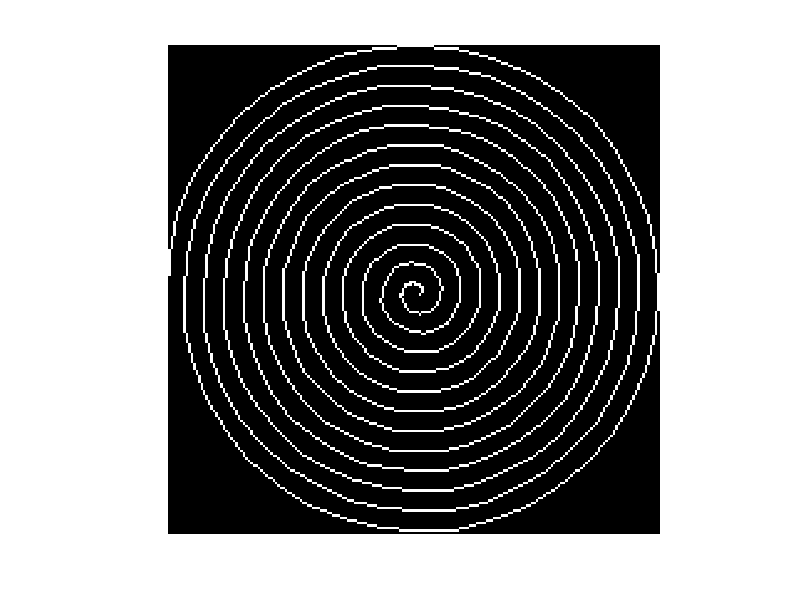
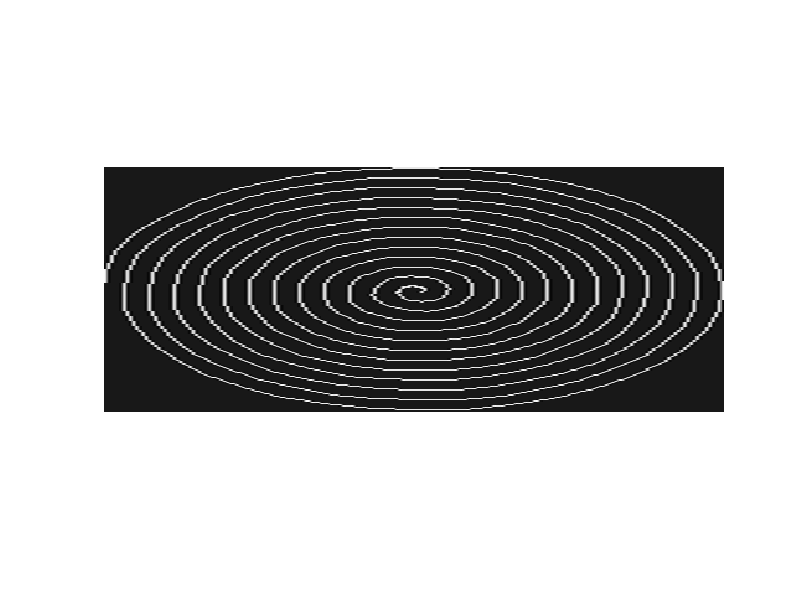
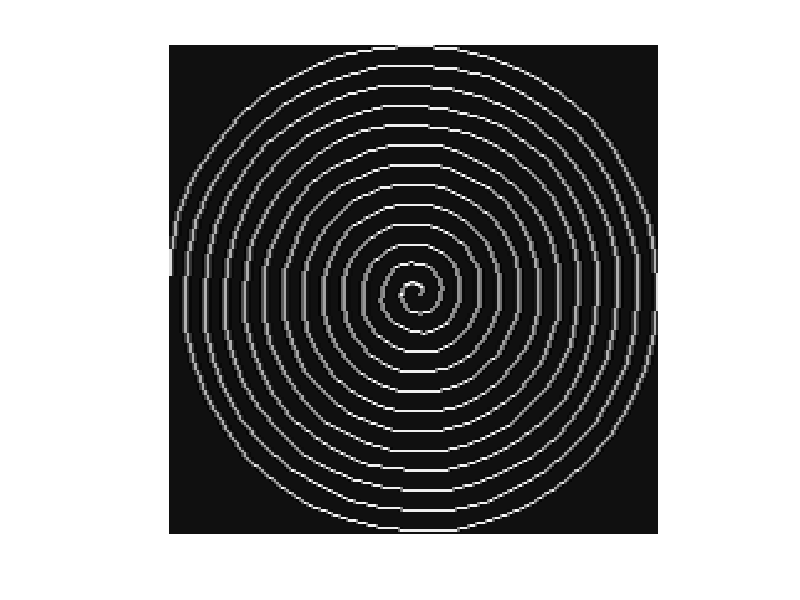

Here is the MATLAB script that generated these plots, in order:
A=[100,100
100,100
100,100
100,100
100,100
100,100
100,100
100,100
100,101
100,101
100,101
99,102
99,102
99,102
98,102
98,102
97,102
97,101
96,101
96,101
96,100
96,99
95,99
95,98
95,97
96,97
96,96
96,95
97,95
98,94
99,94
100,94
100,93
101,93
102,94
103,94
104,95
105,95
106,96
107,97
107,98
107,99
107,100
108,101
107,102
107,103
107,104
107,105
106,106
105,107
104,108
103,108
102,109
101,109
100,109
99,109
98,110
97,110
96,109
95,109
94,109
93,108
92,107
91,107
90,106
89,105
89,104
88,103
88,102
88,101
88,100
88,99
87,98
87,97
88,96
88,95
88,94
88,93
89,92
89,91
90,90
91,90
92,89
93,88
94,88
95,87
96,87
97,86
98,86
99,86
100,86
101,86
102,85
103,85
104,86
105,86
106,86
107,87
108,88
109,88
110,89
111,90
112,91
112,92
113,93
113,94
114,95
114,96
115,97
115,98
115,99
115,100
115,101
116,102
116,103
115,104
115,105
115,106
114,107
114,108
113,109
113,110
112,111
112,112
111,112
110,113
109,114
108,114
107,115
106,115
105,116
104,116
103,117
102,117
101,117
100,117
99,117
98,117
97,117
96,117
95,117
94,117
93,117
92,116
91,116
90,116
89,115
88,115
87,114
86,113
85,112
84,111
83,110
83,109
82,108
82,107
81,106
81,105
80,104
80,103
80,102
80,101
80,100
80,99
80,98
80,97
80,96
80,95
80,94
80,93
80,92
81,91
81,90
82,89
82,88
83,87
84,86
85,85
86,84
86,83
87,82
88,81
89,81
90,80
91,80
92,79
93,79
94,79
95,78
96,78
97,78
98,78
99,78
100,78
101,78
102,78
103,78
104,78
105,78
106,78
107,78
108,78
109,79
110,79
111,80
112,80
113,81
114,82
115,82
116,83
117,84
117,85
118,86
119,87
119,88
120,89
121,90
121,91
122,92
122,93
122,94
123,95
123,96
123,97
123,98
123,99
123,100
123,101
123,102
123,103
123,104
123,105
123,106
123,107
123,108
122,109
122,110
121,111
121,112
120,113
120,114
119,115
118,116
117,117
116,118
115,119
114,120
113,121
112,121
111,122
110,122
109,123
108,123
107,124
106,124
105,125
104,125
103,125
102,125
101,125
100,125
99,125
98,125
97,125
96,125
95,125
94,125
93,125
92,125
91,125
90,125
89,124
88,124
87,123
86,122
85,122
84,121
83,121
82,120
81,120
80,119
79,118
79,117
78,116
77,115
76,114
76,113
75,112
75,111
74,110
74,109
73,108
73,107
73,106
72,105
72,104
72,103
72,102
72,101
72,100
72,99
72,98
72,97
72,96
72,95
72,94
72,93
72,92
72,91
72,90
73,89
73,88
74,87
74,86
75,85
75,84
76,83
77,82
77,81
78,80
79,79
80,78
81,77
82,76
83,75
84,75
85,74
86,73
87,73
88,72
89,72
90,71
91,71
92,71
93,70
94,70
95,70
96,70
97,70
98,70
99,70
100,70
101,70
102,70
103,70
104,70
105,70
106,70
107,71
108,71
109,71
110,71
111,71
112,72
113,72
114,73
115,73
116,74
117,74
118,75
119,76
120,77
121,78
122,79
123,79
124,80
125,81
125,82
126,83
126,84
127,85
128,86
128,87
129,88
129,89
130,90
130,91
130,92
131,93
131,94
131,95
131,96
131,97
131,98
131,99
131,100
131,101
131,102
131,103
131,104
131,105
131,106
131,107
130,108
130,109
130,110
130,111
130,112
129,113
129,114
128,115
128,116
127,117
127,118
126,119
125,120
125,121
124,122
123,123
122,124
121,124
120,125
119,126
118,127
117,127
116,128
115,129
114,129
113,130
112,130
111,131
110,131
109,131
108,132
107,132
106,133
105,133
104,133
103,133
102,133
101,133
100,133
99,133
98,133
97,133
96,133
95,133
94,133
93,133
92,133
91,132
90,132
89,132
88,132
87,131
86,131
85,130
84,130
83,130
82,129
81,129
80,128
79,128
78,127
77,126
76,125
75,124
74,123
73,122
72,121
71,120
70,119
70,118
69,117
68,116
68,115
67,114
67,113
66,112
66,111
66,110
65,109
65,108
65,107
64,106
64,105
64,104
64,103
64,102
64,101
64,100
64,99
64,98
64,97
64,96
64,95
64,94
64,93
64,92
64,91
65,90
65,89
65,88
65,87
66,86
66,85
67,84
67,83
68,82
68,81
69,80
69,79
70,78
71,77
71,76
72,75
72,74
73,73
74,72
75,71
76,71
77,70
78,69
79,68
80,68
81,67
82,67
83,66
84,66
85,65
86,65
87,64
88,64
89,64
90,63
91,63
92,63
93,62
94,62
95,62
96,62
97,62
98,62
99,62
100,62
101,62
102,62
103,62
104,62
105,62
106,62
107,62
108,62
109,63
110,63
111,63
112,63
113,64
114,64
115,64
116,65
117,65
118,66
119,66
120,67
121,67
122,68
123,69
124,70
125,70
126,71
127,72
128,73
129,74
130,75
131,76
132,77
132,78
133,79
134,80
134,81
135,82
135,83
136,84
136,85
137,86
137,87
137,88
138,89
138,90
138,91
139,92
139,93
139,94
139,95
139,96
139,97
139,98
139,99
139,100
139,101
139,102
139,103
139,104
139,105
139,106
139,107
139,108
139,109
138,110
138,111
138,112
138,113
137,114
137,115
137,116
136,117
136,118
135,119
135,120
134,121
134,122
133,123
132,124
131,125
130,126
129,127
128,128
127,129
126,130
126,131
125,132
124,133
123,133
122,134
121,134
120,135
119,135
118,136
117,136
116,137
115,137
114,138
113,138
112,139
111,139
110,140
109,140
108,140
107,141
106,141
105,141
104,141
103,141
102,141
101,141
100,141
99,141
98,141
97,141
96,141
95,141
94,141
93,141
92,141
91,141
90,141
89,140
88,140
87,140
86,140
85,140
84,139
83,139
82,138
81,138
80,137
79,137
78,136
77,136
76,135
75,135
74,134
73,133
72,132
71,132
70,131
69,130
68,129
67,128
67,127
66,126
65,125
64,124
64,123
63,122
62,121
62,120
61,119
61,118
60,117
60,116
59,115
59,114
58,113
58,112
57,111
57,110
57,109
57,108
56,107
56,106
56,105
56,104
56,103
56,102
56,101
56,100
56,99
56,98
56,97
56,96
56,95
56,94
56,93
56,92
56,91
56,90
57,89
57,88
57,87
57,86
57,85
58,84
58,83
59,82
59,81
60,80
60,79
60,78
61,77
61,76
62,75
62,74
63,73
64,72
65,71
66,70
67,69
68,68
69,67
70,66
71,65
72,64
73,63
74,62
75,62
76,61
77,60
78,60
79,59
80,59
81,58
82,58
83,57
84,57
85,56
86,56
87,55
88,55
89,55
90,55
91,54
92,54
93,54
94,54
95,54
96,54
97,54
98,54
99,54
100,54
101,54
102,54
103,54
104,54
105,54
106,54
107,54
108,54
109,54
110,54
111,55
112,55
113,55
114,55
115,55
116,56
117,56
118,57
119,57
120,58
121,58
122,59
123,59
124,60
125,61
126,61
127,62
128,63
129,63
130,64
131,65
132,65
133,66
134,67
135,68
135,69
136,70
137,71
138,72
139,73
139,74
140,75
141,76
141,77
142,78
142,79
143,80
143,81
144,82
144,83
145,84
145,85
145,86
146,87
146,88
146,89
146,90
147,91
147,92
147,93
147,94
147,95
147,96
147,97
147,98
147,99
147,100
147,101
147,102
147,103
147,104
147,105
147,106
147,107
147,108
147,109
147,110
146,111
146,112
146,113
146,114
146,115
145,116
145,117
145,118
144,119
144,120
143,121
143,122
142,123
142,124
141,125
140,126
140,127
139,128
138,129
137,130
137,131
136,132
135,133
134,134
133,135
132,136
131,136
130,137
129,138
128,139
127,140
126,141
125,141
124,142
123,143
122,144
121,144
120,145
119,145
118,146
117,146
116,147
115,147
114,147
113,147
112,148
111,148
110,148
109,148
108,149
107,149
106,149
105,149
104,149
103,149
102,149
101,149
100,149
99,149
98,149
97,149
96,149
95,149
94,149
93,149
92,149
91,149
90,149
89,148
88,148
87,148
86,148
85,147
84,147
83,147
82,146
81,146
80,146
79,146
78,145
77,145
76,144
75,144
74,143
73,143
72,142
71,142
70,141
69,140
68,140
67,139
66,138
65,137
64,137
63,136
62,135
61,134
61,133
60,132
59,131
58,130
57,129
57,128
56,127
56,126
55,125
55,124
54,123
54,122
53,121
53,120
52,119
52,118
51,117
51,116
50,115
50,114
49,113
49,112
49,111
49,110
48,109
48,108
48,107
48,106
48,105
48,104
48,103
48,102
48,101
48,100
48,99
48,98
48,97
48,96
48,95
48,94
48,93
48,92
48,91
48,90
48,89
49,88
49,87
49,86
49,85
50,84
50,83
50,82
51,81
51,80
52,79
52,78
53,77
53,76
53,75
54,74
54,73
55,72
55,71
56,70
56,69
57,68
58,67
59,66
59,65
60,64
61,63
62,62
63,61
64,60
65,59
66,58
67,57
68,56
69,55
70,55
71,54
72,54
73,53
74,53
75,52
76,52
77,51
78,51
79,51
80,50
81,50
82,49
83,49
84,49
85,48
86,48
87,48
88,47
89,47
90,46
91,46
92,46
93,46
94,46
95,46
96,46
97,46
98,46
99,46
100,46
101,46
102,46
103,46
104,46
105,46
106,46
107,46
108,46
109,46
110,46
111,47
112,47
113,47
114,47
115,48
116,48
117,48
118,49
119,49
120,49
121,50
122,50
123,51
124,51
125,51
126,52
127,52
128,53
129,53
130,54
131,54
132,55
133,56
134,57
135,58
136,59
137,60
138,61
139,62
140,63
141,64
142,65
143,66
144,67
145,68
145,69
146,70
147,71
148,72
148,73
149,74
149,75
150,76
150,77
150,78
151,79
151,80
152,81
152,82
152,83
153,84
153,85
153,86
154,87
154,88
154,89
155,90
155,91
155,92
155,93
155,94
155,95
155,96
155,97
155,98
155,99
155,100
155,101
155,102
155,103
155,104
155,105
155,106
155,107
155,108
155,109
155,110
154,111
154,112
154,113
154,114
153,115
153,116
153,117
153,118
152,119
152,120
152,121
151,122
151,123
150,124
150,125
149,126
149,127
148,128
148,129
147,130
146,131
146,132
145,133
144,134
144,135
143,136
142,137
141,138
141,139
140,140
139,141
138,142
137,143
136,143
135,144
134,145
133,146
132,147
131,147
130,148
129,149
128,150
127,150
126,151
125,151
124,152
123,152
122,152
121,153
120,153
119,153
118,154
117,154
116,154
115,155
114,155
113,155
112,156
111,156
110,157
109,157
108,157
107,157
106,157
105,157
104,157
103,157
102,157
101,157
100,157
99,157
98,157
97,157
96,157
95,157
94,157
93,157
92,157
91,157
90,157
89,157
88,157
87,156
86,156
85,156
84,156
83,155
82,155
81,155
80,155
79,154
78,154
77,154
76,153
75,153
74,152
73,152
72,151
71,151
70,150
69,150
68,149
67,148
66,148
65,147
64,146
63,145
62,144
61,144
60,143
59,142
58,141
57,140
56,139
55,138
55,137
54,136
53,135
52,134
51,133
51,132
50,131
50,130
49,129
48,128
48,127
47,126
47,125
46,124
46,123
45,122
45,121
44,120
44,119
43,118
43,117
42,116
42,115
42,114
41,113
41,112
41,111
40,110
40,109
40,108
40,107
40,106
40,105
40,104
40,103
40,102
40,101
40,100
40,99
40,98
40,97
40,96
40,95
40,94
40,93
40,92
40,91
40,90
40,89
40,88
41,87
41,86
41,85
41,84
42,83
42,82
42,81
42,80
43,79
43,78
44,77
44,76
45,75
45,74
46,73
46,72
46,71
47,70
47,69
48,68
48,67
49,66
49,65
50,64
51,63
51,62
52,61
53,60
54,59
54,58
55,57
56,56
57,55
58,55
59,54
60,53
61,52
62,52
63,51
64,50
65,49
66,49
67,48
68,48
69,47
70,46
71,46
72,45
73,45
74,44
75,44
76,43
77,43
78,42
79,42
80,41
81,41
82,40
83,40
84,40
85,40
86,39
87,39
88,39
89,38
90,38
91,38
92,38
93,38
94,38
95,38
96,38
97,38
98,38
99,38
100,38
101,38
102,38
103,38
104,38
105,38
106,38
107,38
108,38
109,38
110,38
111,38
112,39
113,39
114,39
115,39
116,39
117,40
118,40
119,40
120,40
121,41
122,41
123,42
124,42
125,43
126,43
127,44
128,44
129,45
130,45
131,46
132,46
133,47
134,48
135,48
136,49
137,50
138,50
139,51
140,52
141,53
142,53
143,54
144,55
145,56
146,57
147,58
148,59
149,60
150,61
151,62
152,63
152,64
153,65
153,66
154,67
154,68
155,69
155,70
156,71
156,72
157,73
157,74
158,75
158,76
159,77
159,78
160,79
160,80
160,81
161,82
161,83
161,84
161,85
162,86
162,87
162,88
163,89
163,90
163,91
163,92
163,93
163,94
163,95
163,96
163,97
163,98
163,99
163,100
163,101
163,102
163,103
163,104
163,105
163,106
163,107
163,108
163,109
163,110
163,111
163,112
162,113
162,114
162,115
162,116
161,117
161,118
161,119
161,120
160,121
160,122
159,123
159,124
159,125
158,126
158,127
157,128
157,129
156,130
156,131
155,132
155,133
154,134
154,135
153,136
153,137
152,138
151,139
150,140
149,141
148,142
147,143
146,144
145,145
144,146
143,147
142,148
141,149
140,150
139,151
138,152
137,153
136,153
135,154
134,155
133,155
132,156
131,157
130,157
129,158
128,158
127,159
126,159
125,160
124,160
123,161
122,161
121,162
120,162
119,162
118,162
117,163
116,163
115,163
114,163
113,163
112,164
111,164
110,164
109,164
108,164
107,164
106,164
105,164
104,165
103,165
102,165
101,165
100,165
99,165
98,165
97,165
96,165
95,165
94,165
93,165
92,165
91,165
90,165
89,165
88,165
87,165
86,164
85,164
84,164
83,164
82,164
81,163
80,163
79,163
78,163
77,162
76,162
75,161
74,161
73,161
72,160
71,160
70,159
69,159
68,158
67,158
66,157
65,157
64,156
63,156
62,155
61,155
60,154
59,153
58,152
57,151
56,151
55,150
54,149
53,148
52,147
51,146
50,145
49,144
49,143
48,142
47,141
46,140
45,139
44,138
44,137
43,136
42,135
42,134
41,133
40,132
40,131
39,130
39,129
38,128
38,127
37,126
37,125
37,124
36,123
36,122
35,121
35,120
35,119
35,118
34,117
34,116
34,115
34,114
34,113
33,112
33,111
33,110
33,109
33,108
33,107
33,106
33,105
32,104
32,103
32,102
32,101
32,100
32,99
32,98
32,97
32,96
32,95
32,94
32,93
32,92
32,91
32,90
32,89
32,88
32,87
33,86
33,85
33,84
33,83
33,82
33,81
34,80
34,79
34,78
34,77
35,76
35,75
36,74
36,73
36,72
37,71
37,70
38,69
38,68
39,67
39,66
40,65
41,64
41,63
42,62
43,61
43,60
44,59
45,58
46,57
47,56
47,55
48,54
49,53
50,52
51,51
52,50
53,49
54,48
55,48
56,47
57,46
58,45
59,44
60,43
61,43
62,42
63,41
64,41
65,40
66,39
67,39
68,38
69,38
70,37
71,37
72,36
73,36
74,35
75,35
76,34
77,34
78,33
79,33
80,33
81,32
82,32
83,32
84,32
85,32
86,32
87,31
88,31
89,31
90,31
91,31
92,31
93,31
94,31
95,30
96,30
97,30
98,30
99,30
100,30
101,30
102,30
103,30
104,30
105,30
106,30
107,30
108,30
109,30
110,30
111,30
112,31
113,31
114,31
115,31
116,32
117,32
118,32
119,32
120,33
121,33
122,33
123,34
124,34
125,34
126,35
127,35
128,36
129,36
130,36
131,37
132,37
133,38
134,38
135,39
136,39
137,40
138,40
139,41
140,41
141,42
142,43
143,44
144,44
145,45
146,46
147,47
148,47
149,48
150,49
151,50
152,51
152,52
153,53
154,54
155,55
155,56
156,57
157,58
158,59
158,60
159,61
160,62
160,63
161,64
162,65
162,66
163,67
163,68
164,69
164,70
165,71
165,72
166,73
166,74
167,75
167,76
168,77
168,78
168,79
169,80
169,81
169,82
169,83
169,84
169,85
170,86
170,87
170,88
170,89
170,90
170,91
170,92
170,93
170,94
171,95
171,96
171,97
171,98
171,99
171,100
171,101
171,102
171,103
171,104
171,105
171,106
171,107
171,108
171,109
171,110
171,111
171,112
170,113
170,114
170,115
170,116
169,117
169,118
169,119
169,120
168,121
168,122
168,123
167,124
167,125
166,126
166,127
166,128
165,129
165,130
164,131
164,132
163,133
163,134
162,135
162,136
161,137
160,138
160,139
159,140
159,141
158,142
157,143
156,144
156,145
155,146
154,147
153,148
153,149
152,150
151,151
150,152
149,153
148,154
147,155
146,156
145,157
144,158
143,159
142,160
141,160
140,161
139,161
138,162
137,163
136,163
135,164
134,164
133,165
132,165
131,166
130,166
129,166
128,167
127,167
126,168
125,168
124,168
123,169
122,169
121,169
120,170
119,170
118,170
117,170
116,171
115,171
114,171
113,171
112,172
111,172
110,172
109,172
108,172
107,172
106,172
105,172
104,173
103,173
102,173
101,173
100,173
99,173
98,173
97,173
96,173
95,173
94,173
93,173
92,173
91,173
90,173
89,173
88,173
87,173
86,172
85,172
84,172
83,172
82,171
81,171
80,171
79,171
78,170
77,170
76,170
75,169
74,169
73,169
72,168
71,168
70,167
69,167
68,167
67,166
66,166
65,165
64,165
63,164
62,164
61,163
60,162
59,162
58,161
57,161
56,160
55,159
54,159
53,158
52,157
51,157
50,156
49,155
48,154
47,154
46,153
45,152
44,151
44,150
43,149
42,148
41,147
41,146
40,145
39,144
38,143
38,142
37,141
36,140
36,139
35,138
34,137
33,136
33,135
32,134
32,133
31,132
31,131
31,130
30,129
30,128
29,127
29,126
29,125
28,124
28,123
28,122
28,121
27,120
27,119
27,118
27,117
26,116
26,115
26,114
26,113
25,112
25,111
25,110
25,109
25,108
25,107
25,106
25,105
24,104
24,103
24,102
24,101
24,100
24,99
24,98
24,97
24,96
24,95
24,94
24,93
24,92
24,91
24,90
24,89
24,88
24,87
24,86
25,85
25,84
25,83
25,82
26,81
26,80
26,79
26,78
27,77
27,76
27,75
28,74
28,73
28,72
29,71
29,70
30,69
30,68
30,67
31,66
31,65
32,64
32,63
33,62
33,61
34,60
34,59
35,58
35,57
36,56
36,55
37,54
38,53
39,52
40,51
41,50
41,49
42,48
43,47
44,46
45,45
46,44
47,43
48,42
49,41
50,41
51,40
52,39
53,38
54,37
55,36
56,36
57,35
58,35
59,34
60,33
61,33
62,32
63,32
64,31
65,31
66,30
67,30
68,29
69,29
70,29
71,28
72,28
73,27
74,27
75,26
76,26
77,26
78,25
79,25
80,25
81,25
82,24
83,24
84,24
85,24
86,23
87,23
88,23
89,23
90,23
91,23
92,23
93,23
94,22
95,22
96,22
97,22
98,22
99,22
100,22
101,22
102,22
103,22
104,22
105,22
106,22
107,22
108,22
109,22
110,22
111,22
112,22
113,22
114,22
115,23
116,23
117,23
118,23
119,24
120,24
121,24
122,24
123,25
124,25
125,25
126,26
127,26
128,26
129,27
130,27
131,28
132,28
133,28
134,29
135,29
136,30
137,30
138,31
139,32
140,32
141,33
142,33
143,34
144,35
145,35
146,36
147,37
148,38
149,39
150,40
151,40
152,41
153,42
154,43
155,44
156,45
157,46
158,47
159,48
160,49
161,50
162,51
163,52
164,53
165,54
165,55
166,56
166,57
167,58
168,59
168,60
169,61
169,62
170,63
170,64
171,65
171,66
172,67
172,68
172,69
173,70
173,71
174,72
174,73
175,74
175,75
175,76
175,77
176,78
176,79
176,80
176,81
177,82
177,83
177,84
177,85
178,86
178,87
178,88
178,89
178,90
178,91
178,92
178,93
179,94
179,95
179,96
179,97
179,98
179,99
179,100
179,101
179,102
179,103
179,104
179,105
179,106
179,107
179,108
179,109
179,110
179,111
179,112
179,113
179,114
178,115
178,116
178,117
178,118
177,119
177,120
177,121
177,122
176,123
176,124
176,125
175,126
175,127
174,128
174,129
174,130
173,131
173,132
172,133
172,134
171,135
171,136
170,137
170,138
169,139
169,140
168,141
168,142
167,143
167,144
166,145
166,146
165,147
164,148
163,149
163,150
162,151
161,152
160,153
159,154
159,155
158,156
157,157
156,158
155,159
154,159
153,160
152,161
151,162
150,163
149,163
148,164
147,165
146,166
145,166
144,167
143,168
142,168
141,169
140,169
139,170
138,171
137,171
136,172
135,172
134,173
133,173
132,174
131,174
130,175
129,175
128,176
127,176
126,177
125,177
124,177
123,177
122,178
121,178
120,178
119,178
118,179
117,179
116,179
115,179
114,180
113,180
112,180
111,180
110,180
109,180
108,180
107,180
106,180
105,181
104,181
103,181
102,181
101,181
100,181
99,181
98,181
97,181
96,181
95,181
94,181
93,181
92,181
91,181
90,181
89,181
88,181
87,181
86,181
85,181
84,180
83,180
82,180
81,180
80,179
79,179
78,179
77,179
76,178
75,178
74,178
73,178
72,177
71,177
70,176
69,176
68,176
67,175
66,175
65,174
64,174
63,173
62,173
61,172
60,172
59,171
58,170
57,170
56,169
55,169
54,168
53,167
52,167
51,166
50,165
49,164
48,164
47,163
46,162
45,161
44,160
43,160
42,159
41,158
40,157
39,156
38,155
37,154
37,153
36,152
35,151
34,150
33,149
32,148
31,147
31,146
30,145
29,144
29,143
28,142
28,141
27,140
26,139
26,138
25,137
25,136
24,135
24,134
23,133
23,132
23,131
22,130
22,129
21,128
21,127
20,126
20,125
20,124
20,123
19,122
19,121
19,120
19,119
18,118
18,117
18,116
18,115
17,114
17,113
17,112
17,111
17,110
17,109
17,108
17,107
17,106
16,105
16,104
16,103
16,102
16,101
16,100
16,99
16,98
16,97
16,96
16,95
16,94
16,93
16,92
16,91
16,90
16,89
16,88
16,87
16,86
16,85
16,84
17,83
17,82
17,81
17,80
18,79
18,78
18,77
18,76
19,75
19,74
19,73
19,72
20,71
20,70
21,69
21,68
21,67
22,66
22,65
23,64
23,63
24,62
24,61
25,60
25,59
26,58
27,57
27,56
28,55
28,54
29,53
30,52
30,51
31,50
32,49
32,48
33,47
34,46
35,45
35,44
36,43
37,42
38,41
38,40
39,39
40,38
41,37
42,37
43,36
44,35
45,34
46,33
47,33
48,32
49,31
50,30
51,30
52,29
53,28
54,28
55,27
56,26
57,26
58,25
59,24
60,24
61,23
62,23
63,22
64,22
65,21
66,21
67,21
68,20
69,20
70,19
71,19
72,18
73,18
74,18
75,18
76,17
77,17
78,17
79,17
80,16
81,16
82,16
83,16
84,15
85,15
86,15
87,15
88,15
89,15
90,15
91,15
92,15
93,15
94,14
95,14
96,14
97,14
98,14
99,14
100,14
101,14
102,14
103,14
104,14
105,14
106,14
107,14
108,14
109,14
110,14
111,14
112,14
113,14
114,14
115,14
116,15
117,15
118,15
119,15
120,16
121,16
122,16
123,16
124,17
125,17
126,17
127,17
128,18
129,18
130,19
131,19
132,19
133,20
134,20
135,20
136,21
137,21
138,22
139,22
140,23
141,23
142,24
143,24
144,25
145,25
146,26
147,27
148,27
149,28
150,28
151,29
152,30
153,31
154,32
155,33
156,33
157,34
158,35
159,36
160,37
161,38
162,39
163,40
164,41
165,42
165,43
166,44
167,45
168,46
169,47
170,48
171,49
171,50
172,51
172,52
173,53
173,54
174,55
175,56
175,57
176,58
176,59
177,60
177,61
178,62
178,63
179,64
179,65
180,66
180,67
181,68
181,69
182,70
182,71
183,72
183,73
183,74
184,75
184,76
184,77
184,78
184,79
185,80
185,81
185,82
185,83
186,84
186,85
186,86
186,87
186,88
186,89
186,90
186,91
186,92
186,93
187,94
187,95
187,96
187,97
187,98
187,99
187,100
187,101
187,102
187,103
187,104
187,105
187,106
187,107
187,108
187,109
187,110
187,111
187,112
187,113
187,114
187,115
186,116
186,117
186,118
186,119
186,120
185,121
185,122
185,123
185,124
184,125
184,126
184,127
184,128
183,129
183,130
182,131
182,132
181,133
181,134
180,135
180,136
179,137
179,138
178,139
178,140
177,141
177,142
176,143
176,144
175,145
175,146
174,147
173,148
173,149
172,150
172,151
171,152
170,153
169,154
168,155
167,156
167,157
166,158
165,159
164,160
163,161
162,162
161,163
160,164
159,165
158,166
157,167
156,168
155,169
154,170
153,171
152,172
151,173
150,173
149,174
148,174
147,175
146,175
145,176
144,177
143,177
142,178
141,178
140,179
139,179
138,180
137,180
136,181
135,181
134,182
133,182
132,183
131,183
130,184
129,184
128,185
127,185
126,185
125,185
124,186
123,186
122,186
121,186
120,187
119,187
118,187
117,187
116,188
115,188
114,188
113,188
112,188
111,188
110,188
109,188
108,188
107,188
106,189
105,189
104,189
103,189
102,189
101,189
100,189
99,189
98,189
97,189
96,189
95,189
94,189
93,189
92,189
91,189
90,189
89,189
88,189
87,189
86,189
85,189
84,189
83,188
82,188
81,188
80,187
79,187
78,187
77,187
76,186
75,186
74,186
73,185
72,185
71,185
70,184
69,184
68,184
67,183
66,183
65,183
64,182
63,182
62,181
61,181
60,181
59,180
58,180
57,179
56,179
55,178
54,178
53,177
52,177
51,176
50,175
49,175
48,174
47,174
46,173
45,172
44,171
43,171
42,170
41,169
40,168
39,167
38,166
37,166
36,165
35,164
34,163
33,162
33,161
32,160
31,159
30,158
29,157
28,156
28,155
27,154
26,153
25,152
25,151
24,150
23,149
23,148
22,147
21,146
21,145
20,144
19,143
19,142
18,141
18,140
17,139
17,138
16,137
16,136
15,135
15,134
14,133
14,132
13,131
13,130
12,129
12,128
12,127
12,126
11,125
11,124
11,123
11,122
11,121
10,120
10,119
10,118
10,117
9,116
9,115
9,114
9,113
9,112
9,111
9,110
9,109
9,108
9,107
8,106
8,105
8,104
8,103
8,102
8,101
8,100
8,99
8,98
8,97
8,96
8,95
8,94
8,93
8,92
8,91
8,90
8,89
8,88
8,87
8,86
8,85
8,84
9,83
9,82
9,81
9,80
10,79
10,78
10,77
11,76
11,75
11,74
11,73
12,72
12,71
12,70
13,69
13,68
13,67
14,66
14,65
14,64
15,63
15,62
16,61
16,60
16,59
17,58
17,57
18,56
18,55
19,54
19,53
20,52
20,51
21,50
22,49
22,48
23,47
23,46
24,45
25,44
26,43
27,42
28,41
29,40
29,39
30,38
31,37
32,36
33,35
34,34
35,33
36,32
37,31
38,30
39,29
40,29
41,28
42,27
43,26
44,25
45,24
46,23
47,23
48,22
49,21
50,21
51,20
52,19
53,19
54,18
55,17
56,17
57,16
58,16
59,15
60,15
61,14
62,14
63,13
64,13
65,13
66,12
67,12
68,11
69,11
70,10
71,10
72,10
73,10
74,9
75,9
76,9
77,9
78,9
79,8
80,8
81,8
82,8
83,7
84,7
85,7
86,7
87,7
88,7
89,7
90,7
91,7
92,7
93,6
94,6
95,6
96,6
97,6
98,6
99,6
100,6
101,6
102,6
103,6
104,6
105,6
106,6
107,6
108,6
109,6
110,6
111,6
112,6
113,6
114,6
115,6
116,7
117,7
118,7
119,7
120,8
121,8
122,8
123,8
124,9
125,9
126,9
127,9
128,10
129,10
130,10
131,11
132,11
133,12
134,12
135,12
136,13
137,13
138,13
139,14
140,14
141,15
142,15
143,16
144,16
145,17
146,17
147,18
148,19
149,19
150,20
151,21
152,21
153,22
154,22
155,23
156,24
157,24
158,25
159,26
160,27
161,27
162,28
163,29
164,30
165,30
166,31
167,32
168,33
169,34
169,35
170,36
171,37
172,38
173,39
174,40
174,41
175,42
176,43
177,44
178,45
178,46
179,47
180,48
180,49
181,50
182,51
182,52
183,53
184,54
184,55
185,56
185,57
186,58
186,59
186,60
187,61
187,62
187,63
188,64
188,65
189,66
189,67
189,68
190,69
190,70
190,71
191,72
191,73
191,74
191,75
192,76
192,77
192,78
192,79
193,80
193,81
193,82
193,83
194,84
194,85
194,86
194,87
194,88
194,89
194,90
194,91
194,92
195,93
195,94
195,95
195,96
195,97
195,98
195,99
195,100
195,101
195,102
195,103
195,104
195,105
195,106
195,107
195,108
195,109
195,110
195,111
195,112
195,113
195,114
195,115
195,116
194,117
194,118
194,119
194,120
193,121
193,122
193,123
192,124
192,125
192,126
192,127
191,128
191,129
191,130
190,131
190,132
190,133
189,134
189,135
189,136
188,137
188,138
187,139
187,140
187,141
186,142
186,143
185,144
185,145
184,146
184,147
183,148
182,149
182,150
181,151
180,152
180,153
179,154
179,155
178,156
177,157
176,158
176,159
175,160
174,161
173,162
172,163
171,164
171,165
170,166
169,167
168,168
167,169
166,170
165,171
164,172
163,173
162,173
161,174
160,175
159,176
158,177
157,178
156,179
155,179
154,180
153,180
152,181
151,182
150,182
149,183
148,184
147,184
146,185
145,185
144,186
143,186
142,187
141,187
140,188
139,188
138,189
137,189
136,189
135,190
134,190
133,191
132,191
131,192
130,192
129,192
128,193
127,193
126,193
125,193
124,194
123,194
122,194
121,194
120,195
119,195
118,195
117,195
116,196
115,196
114,196
113,196
112,196
111,196
110,196
109,196
108,196
107,196
106,197
105,197
104,197
103,197
102,197
101,197
100,197
99,197
98,197
97,197
96,197
95,197
94,197
93,197
92,197
91,196
90,196
89,196
88,196
87,196
86,196
85,196
84,196
83,196
82,196
81,195
80,195
79,195
78,195
77,195
76,194
75,194
74,194
73,194
72,194
71,193
70,193
69,193
68,193
67,192
66,192
65,191
64,191
63,190
62,190
61,190
60,189
59,189
58,188
57,188
56,187
55,187
54,186
53,186
52,185
51,185
50,184
49,184
48,183
47,182
46,182
45,181
44,181
43,180
42,180
41,179
40,178
39,178
38,177
37,176
36,175
35,175
34,174
33,173
32,172
31,172
30,171
29,170
28,169
27,168
27,167
26,166
25,165
24,164
23,163
22,162
22,161
21,160
20,159
19,158
18,157
18,156
17,155
17,154
16,153
15,152
15,151
14,150
13,149
13,148
12,147
12,146
11,145
11,144
10,143
10,142
9,141
9,140
9,139
8,138
8,137
7,136
7,135
7,134
6,133
6,132
5,131
5,130
5,129
4,128
4,127
4,126
4,125
3,124
3,123
3,122
3,121
2,120
2,119
2,118
2,117
1,116
1,115
1,114
1,113
1,112
1,111
1,110
1,109
1,108
1,107
0,106
0,105
0,104
0,103
0,102
0,101
0,100
0,99
0,98
0,97
0,96
0,95
0,94
0,93
0,92
1,91
1,90
1,89
1,88
1,87
1,86
1,85
1,84
1,83
1,82
2,81
2,80
2,79
2,78
2,77
2,76
3,75
3,74
3,73
3,72
3,71
4,70
4,69
4,68
4,67
5,66
5,65
6,64
6,63
7,62
7,61
7,60
8,59
8,58
9,57
9,56
10,55
10,54
11,53
11,52
12,51
12,50
13,49
13,48
14,47
15,46
15,45
16,44
16,43
17,42
17,41
18,40
19,39
20,38
20,37
21,36
22,35
23,34
24,33
25,32
25,31
26,30
27,29
28,28
29,27
30,26
31,26
32,25
33,24
34,23
35,22
36,21
37,21
38,20
39,19
40,18
41,17
42,17
43,16
44,15
45,15
46,14
47,13
48,12
49,12
50,11
51,10
52,10
53,9
54,9
55,8
56,8
57,7
58,7
59,7
60,6
61,6
62,5
63,5
64,5
65,4
66,4
67,3
68,3
69,3
70,3
71,2
72,2
73,2
74,2
75,2
76,2
77,1
78,1
79,1
80,1
81,1
82,0
83,0
84,0
85,0
86,0
87,0
88,0
89,0
90,0
91,0
92,0];

if min(A(:))==0
    A=A+1;
end

B=[];

for i=2:size(A,1)
    if A(i,:)-A(i-1,:)==0
        continue
    end
    
    B=[B;A(i,:)];
        
end

L=max(A(:))-min(A(:));
D=zeros(L,L);

for n=1:size(B,1)
    
    D(B(n,1),B(n,2))=1;
    
end

figure; imshow(D,[])
E=imresize(D,[197,500],'cubic');
figure; imshow(E,[])
ER=imresize(E,[197,197],'cubic');
figure; imshow(ER,[])



